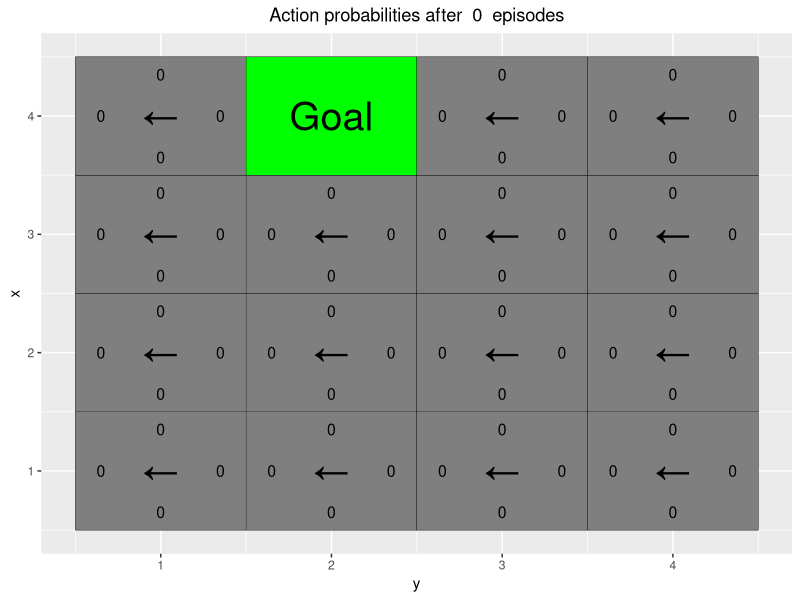
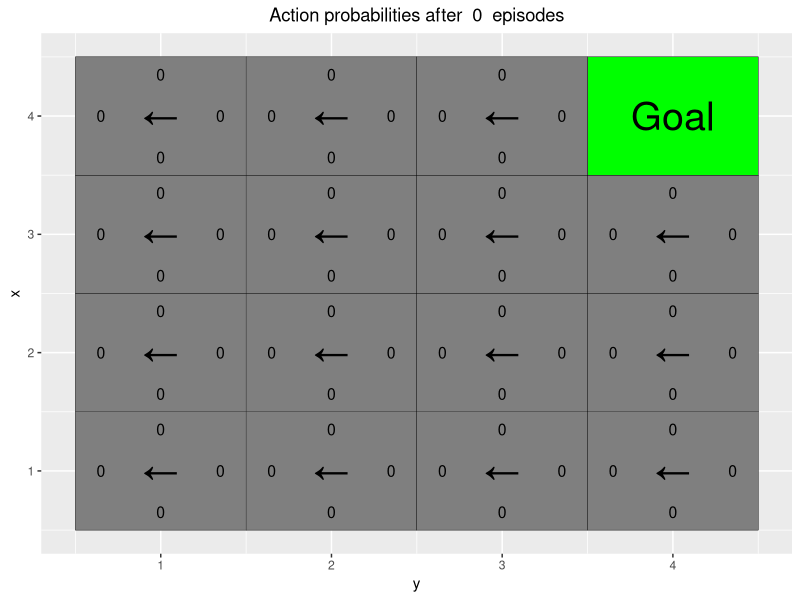
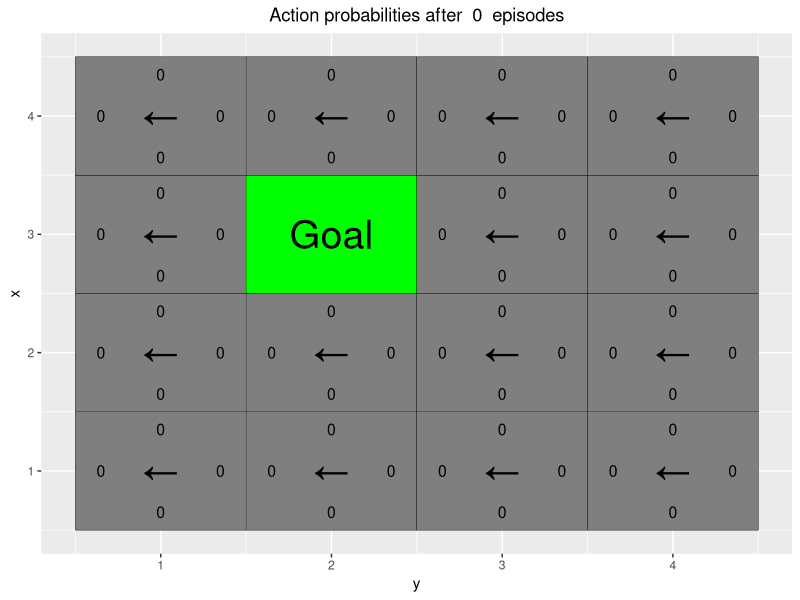
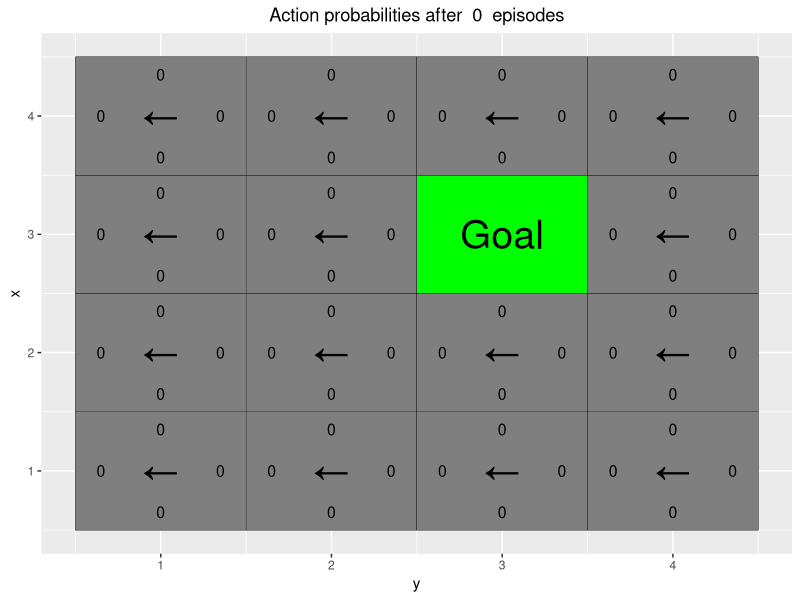
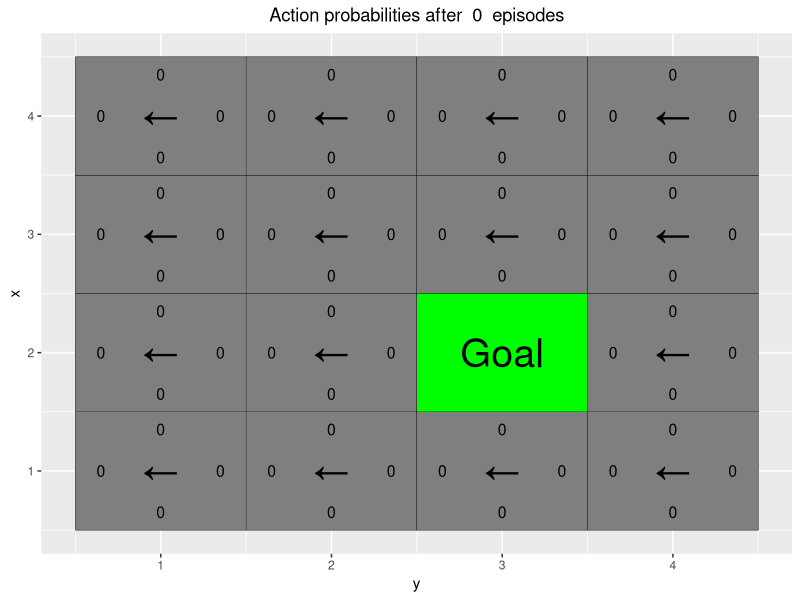
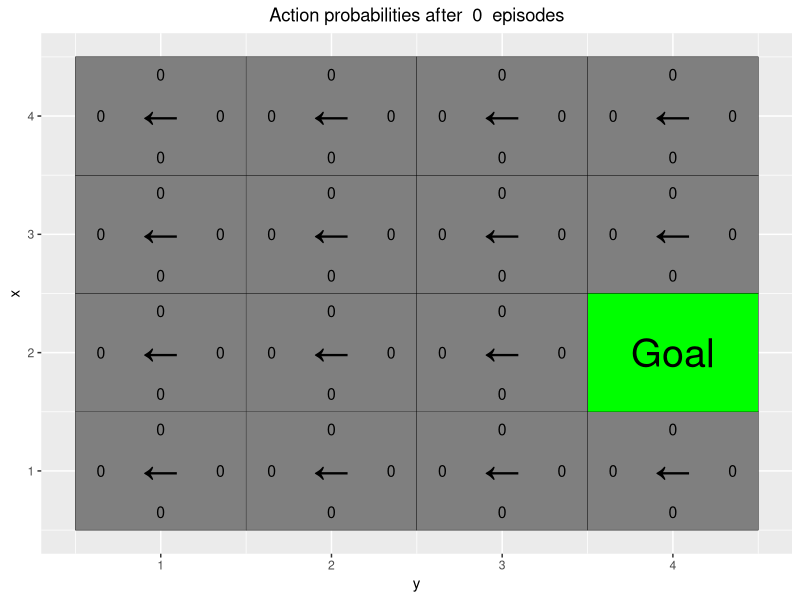
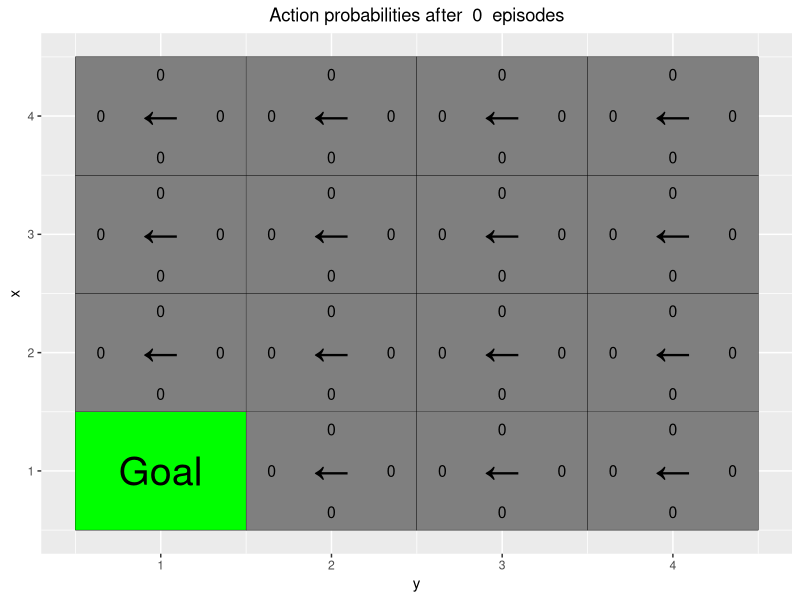
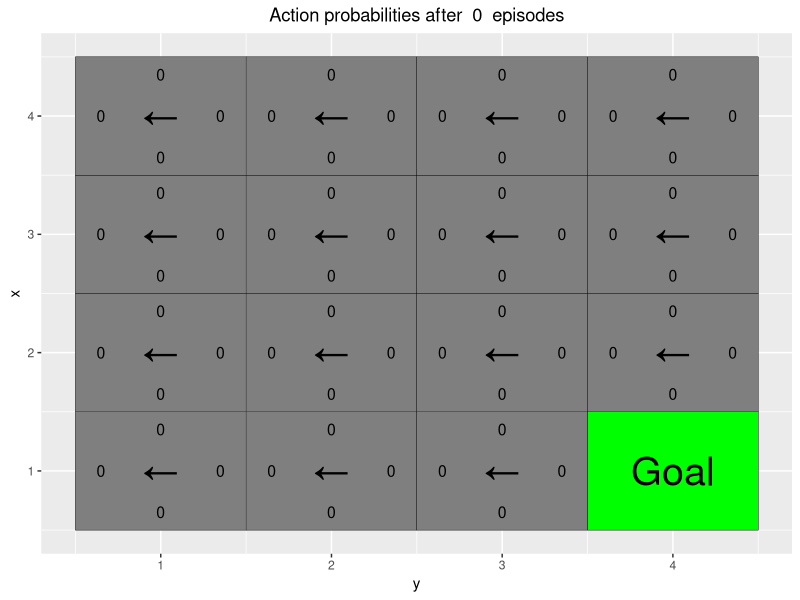

Here is the R script that generated these plots, in order: (Note: this script raises an error after producing the figures.)
# By Jose M. Peña and Joel Oskarsson.
# For teaching purposes.
# jose.m.pena@liu.se.

#####################################################################################################
# REINFORCE
#####################################################################################################

# install.packages("ggplot2")
# install.packages("vctrs")
library(ggplot2)

# If you do not see four arrows in line 19, then do the following:
# File/Reopen with Encoding/UTF-8

arrows <- c("↑", "→", "↓", "←")
action_deltas <- list(c(1,0), # up
                      c(0,1), # right
                      c(-1,0), # down
                      c(0,-1)) # left

vis_prob <- function(goal, episodes = 0){
  
  # Visualize an environment with rewards. 
  # Probabilities for all actions are displayed on the edges of each tile.
  # The (greedy) policy for each state is also displayed.
  # 
  # Args:
  #   goal: goal coordinates, array with 2 entries.
  #   episodes, epsilon, alpha, gamma, beta (optional): for the figure title.
  #   H, W (global variables): environment dimensions.
  
  df <- expand.grid(x=1:H,y=1:W)
  dist <- array(data = NA, dim = c(H,W,4))
  class <- array(data = NA, dim = c(H,W))
  for(i in 1:H)
    for(j in 1:W){
      dist[i,j,] <- DeepPolicy_dist(i,j,goal[1],goal[2])
      foo <- which(dist[i,j,]==max(dist[i,j,]))
      class[i,j] <- ifelse(length(foo)>1,sample(foo, size = 1),foo)
    }
  
  foo <- mapply(function(x,y) ifelse(all(c(x,y) == goal),NA,dist[x,y,1]),df$x,df$y)
  df$val1 <- as.vector(round(foo, 2))
  foo <- mapply(function(x,y) ifelse(all(c(x,y) == goal),NA,dist[x,y,2]),df$x,df$y)
  df$val2 <- as.vector(round(foo, 2))
  foo <- mapply(function(x,y) ifelse(all(c(x,y) == goal),NA,dist[x,y,3]),df$x,df$y)
  df$val3 <- as.vector(round(foo, 2))
  foo <- mapply(function(x,y) ifelse(all(c(x,y) == goal),NA,dist[x,y,4]),df$x,df$y)
  df$val4 <- as.vector(round(foo, 2))
  foo <- mapply(function(x,y) ifelse(all(c(x,y) == goal),NA,class[x,y]),df$x,df$y)
  df$val5 <- as.vector(arrows[foo])
  foo <- mapply(function(x,y) ifelse(all(c(x,y) == goal),"Goal",NA),df$x,df$y)
  df$val6 <- as.vector(foo)
  
  print(ggplot(df,aes(x = y,y = x)) +
          geom_tile(fill = 'white', colour = 'black') +
          scale_fill_manual(values = c('green')) +
          geom_tile(aes(fill=val6), show.legend = FALSE, colour = 'black') +
          geom_text(aes(label = val1),size = 4,nudge_y = .35,na.rm = TRUE) +
          geom_text(aes(label = val2),size = 4,nudge_x = .35,na.rm = TRUE) +
          geom_text(aes(label = val3),size = 4,nudge_y = -.35,na.rm = TRUE) +
          geom_text(aes(label = val4),size = 4,nudge_x = -.35,na.rm = TRUE) +
          geom_text(aes(label = val5),size = 10,na.rm = TRUE) +
          geom_text(aes(label = val6),size = 10,na.rm = TRUE) +
          ggtitle(paste("Action probabilities after ",episodes," episodes")) +
          theme(plot.title = element_text(hjust = 0.5)) +
          scale_x_continuous(breaks = c(1:W),labels = c(1:W)) +
          scale_y_continuous(breaks = c(1:H),labels = c(1:H)))
  
}

transition_model <- function(x, y, action, beta){
  
  # Computes the new state after given action is taken. The agent will follow the action 
  # with probability (1-beta) and slip to the right or left with probability beta/2 each.
  # 
  # Args:
  #   x, y: state coordinates.
  #   action: which action the agent takes (in {1,2,3,4}).
  #   beta: probability of the agent slipping to the side when trying to move.
  #   H, W (global variables): environment dimensions.
  # 
  # Returns:
  #   The new state after the action has been taken.
  
  delta <- sample(-1:1, size = 1, prob = c(0.5*beta,1-beta,0.5*beta))
  final_action <- ((action + delta + 3) %% 4) + 1
  foo <- c(x,y) + unlist(action_deltas[final_action])
  foo <- pmax(c(1,1),pmin(foo,c(H,W)))
  
  return (foo)
}

DeepPolicy_dist <- function(x, y, goal_x, goal_y){
  state = c(x, y, goal_x, goal_y)
  sig = exp(state%*%sigma)
  print(mu)
  print(sigma)
  probs = c()
  for (a in 1:4) {
    probs = c(probs, (1/(sig*sqrt(pi*2)))*exp(-((a-mu%*%state)^2)/(2*sig^2)))
  }
  return(probs)
  
}

DeepPolicy <- function(x, y, goal_x, goal_y){

  probs = DeepPolicy_dist(x,y,goal_x,goal_y)
  return(sample(1:4,size = 1, prob = probs))
}

DeepPolicy_train <- function(states, actions, goal, gamma){
  alpha = 0.2
  inputs <- matrix(data = states, ncol = 2, byrow = TRUE)
  inputs <- cbind(inputs,rep(goal[1],nrow(inputs)))
  inputs <- cbind(inputs,rep(goal[2],nrow(inputs)))
  # Store States in col 1 & 2 (x and y) and then store goal for each row in col 3 and 4(x and y).
  
  #targets <- array(data = actions, dim = nrow(inputs))
  #targets <- to_categorical(targets-1, num_classes = 4)  
  
  # Sample weights. Reward of 5 for reaching the goal.
  weights <- array(data = 5*(gamma^(nrow(inputs)-1)), dim = nrow(inputs))
  
  # Train on batch. Note that this runs a SINGLE gradient update.
  # train_on_batch(model, x = inputs, y = targets, sample_weight = weights)
  # G = gamma^(n-step)*reward
  for (i in nrow(inputs)) {
    sig = exp(inputs[i,]%*%sigma)
    m = mu%*%inputs[i,]
    delta_mu = (actions[i]-m)/sig^2 * inputs[i,]
    
    delta_sigma = ((actions[i]-m)^2/sig^2 - 1) * inputs[i,]
    mu <<- mu + alpha*weights[i] * delta_mu
    sigma <<- sigma + alpha*weights[i] * delta_sigma
  }
  
}

reinforce_episode <- function(goal, gamma = 0.95, beta = 0){
  
  # Rolls out a trajectory in the environment until the goal is reached.
  # Then trains the policy using the collected states, actions and rewards.
  # 
  # Args:
  #   goal: goal coordinates, array with 2 entries.
  #   gamma (optional): discount factor.
  #   beta (optional): probability of slipping in the transition model.
  
  # Randomize starting position.
  cur_pos <- goal
  while(all(cur_pos == goal))
    cur_pos <- c(sample(1:H, size = 1),sample(1:W, size = 1))
  
  states <- NULL
  actions <- NULL
  
  steps <- 0 # To avoid getting stuck and/or training on unnecessarily long episodes.
  while(steps < 20){
    steps <- steps+1
    
    # Follow policy and execute action.
    action <- DeepPolicy(cur_pos[1], cur_pos[2], goal[1], goal[2])
    new_pos <- transition_model(cur_pos[1], cur_pos[2], action, beta)
    
    # Store states and actions.
    states <- c(states,cur_pos)
    actions <- c(actions,action)
    cur_pos <- new_pos
    
    if(all(new_pos == goal)){
      # Train network.
      print("training")
      DeepPolicy_train(states,actions,goal,gamma)
      break
    }
  }
  
}

#####################################################################################################
# REINFORCE Environments
#####################################################################################################

# Environment D (training with random goal positions)

H <- 4
W <- 4

mu = c(1,1,1,1)
sigma = c(1,1,1,1)

# Define the neural network (two hidden layers of 32 units each).


train_goals <- list(c(4,1), c(4,3), c(3,1), c(3,4), c(2,1), c(2,2), c(1,2), c(1,3))
val_goals <- list(c(4,2), c(4,4), c(3,2), c(3,3), c(2,3), c(2,4), c(1,1), c(1,4))


show_validation <- function(episodes){
  
  for(goal in val_goals)
    vis_prob(goal, episodes)
  
}

show_validation(0)

for(i in 1:5000){
  if(i%%10==0) cat("episode",i,"\n")
  goal <- sample(train_goals, size = 1)
  reinforce_episode(unlist(goal))
}

show_validation(5000) 

t =DeepPolicy_dist(1,1, 1,4)
t
# Environment E (training with top row goal positions)

train_goals <- list(c(4,1), c(4,2), c(4,3), c(4,4))
val_goals <- list(c(3,4), c(2,3), c(1,1))

set_weights(model,initial_weights)

show_validation(0)

for(i in 1:5000){
  if(i%%10==0) cat("episode", i,"\n")
  goal <- sample(train_goals, size = 1)
  reinforce_episode(unlist(goal))
}

show_validation(5000) 

